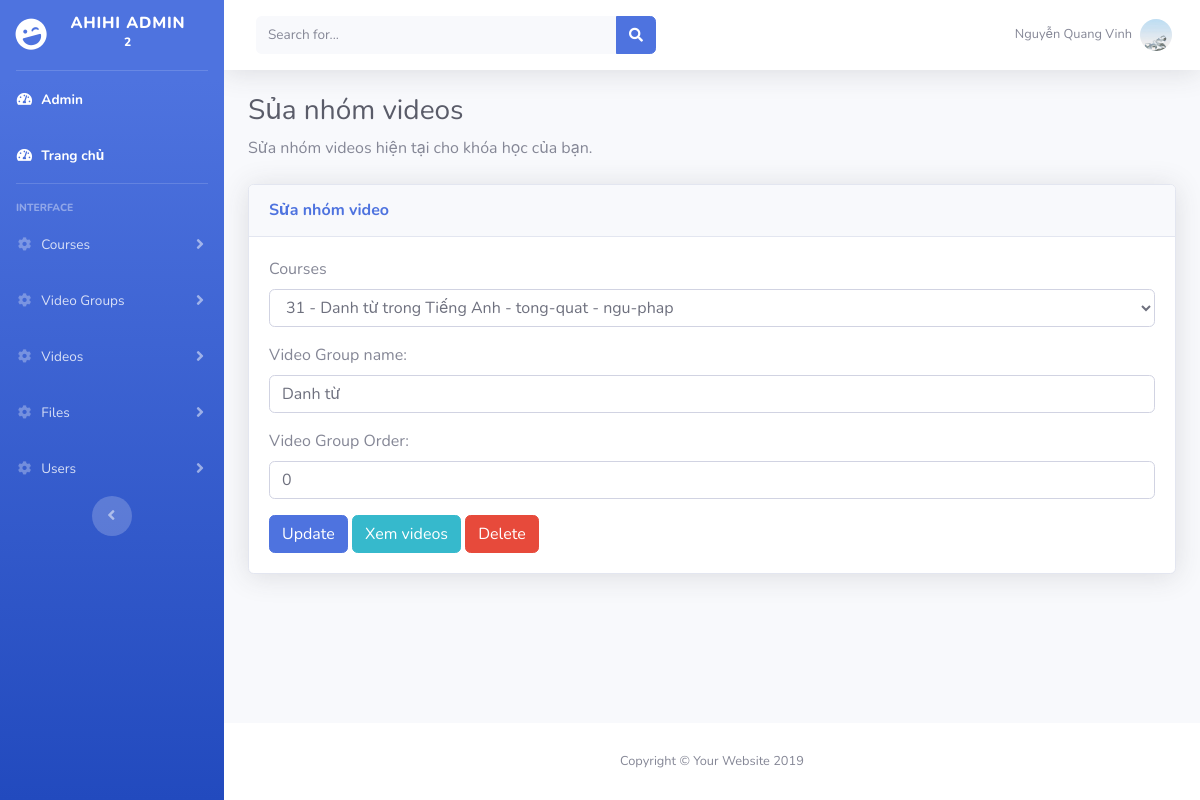
The app's page /horizontal/admin/pages/video_groups/video_groups_edit.php?id=31 (signed in) with its own data.
### tables this page shows
CREATE TABLE `video_groups` (
  `id` int(4) UNSIGNED NOT NULL,
  `course_id` int(2) UNSIGNED NOT NULL,
  `name` varchar(255) NOT NULL,
  `video_group_order` int(2) UNSIGNED NOT NULL
);

CREATE TABLE `courses` (
  `id` int(2) UNSIGNED NOT NULL,
  `topic` varchar(20) NOT NULL,
  `type` varchar(20) NOT NULL,
  `name` varchar(80) NOT NULL,
  `slug` varchar(80) NOT NULL,
  `short_description` varchar(255) NOT NULL,
  `long_description` text NOT NULL,
  `thumbnail` varchar(255) NOT NULL,
  `old_price` double DEFAULT NULL,
  `price` double DEFAULT NULL,
  `remaining_slots` int(3) DEFAULT NULL,
  `inner_description` varchar(50) NOT NULL,
  `course_order` int(2) UNSIGNED NOT NULL DEFAULT 0,
  `user_id` int(2) UNSIGNED NOT NULL,
  `is_active` int(1) UNSIGNED NOT NULL DEFAULT 1
);

### horizontal/admin/includes/classes/Course.php (called while the page is built, shortened)
<?php
class Course {
    private $db;
    public function __construct($db)
    {
        $this->db = $db;
    }
    public function get_all_courses() {
        $sql = "SELECT * FROM courses";
        return $this->db->query($sql)->fetchAll();
    }
}
?>

### horizontal/admin/includes/classes/VideoGroup.php (called while the page is built, shortened)
<?php
class VideoGroup {
    private $db;
    public function __construct($db)
    {
        $this->db = $db;
    }
    public function get_video_group_by_id($video_group_id) {
        $sql = "SELECT * FROM video_groups WHERE id = '$video_group_id'";
        return $this->db->query($sql)->fetch();
    }
}
?>

### horizontal/admin/pages/video_groups/video_groups_edit.php (the view, shortened to what this page needs)
<?php
include("../../../includes/connect_db.php");
include("../../includes/classes/Course.php");
include("../../includes/classes/VideoGroup.php");
$courseObj = new Course($db);
$coursesArr = $courseObj->get_all_courses();
$video_group_obj = new VideoGroup($db);
$video_group_id = $_GET['id'];
$current_video_group = $video_group_obj->get_video_group_by_id($video_group_id);
?>
<?php include("../../partials/header.php"); ?>
<?php include("../../partials/sidebar.php"); ?>
<?php include("../../partials/topbar.php") ?>
    <h1 class="h3 mb-2 text-gray-800">Sủa nhóm videos</h1>
    <p class="mb-4">Sửa nhóm videos hiện tại cho khóa học của bạn</a>.</p>
    <div class="card shadow mb-4">
        <div class="card-header py-3">
            <h6 class="m-0 font-weight-bold text-primary">Sửa nhóm video</h6>
        </div>
        <div class="card-body">
            <form method="POST" enctype="multipart/form-data">
                <div class="form-group">
                    <label for="course_id">Courses</label>
                    <select class="form-control" id="course_id" name="course_id">
                        <?php foreach ($coursesArr as $course): ?>
                            <option value="<?= $course['id'] ?>" <?php if ($current_video_group['course_id'] == $course['id']) echo "selected" ?>>
                                <?= $course['id'] . " - " . $course['name']  . " - " . $course['type']. " - " . $course['topic'] ?>
                            </option>
                        <?php endforeach; ?>
                    </select>
                </div>
                <div class="form-group">
                    <label for="video_group_name">Video Group name:</label>
                    <input type="text" class="form-control" id="video_group_name" name="video_group_name" value="<?= $current_video_group['name'] ?>">
                </div>
                <div class="form-group">
                    <label for="video_group_order">Video Group Order:</label>
                    <input required type="number" class="form-control" id="video_group_order" name="video_group_order" value="<?= $current_video_group['video_group_order'] ?>">
                </div>
                <button type="submit" name="submit_edit_video_group" class="btn btn-primary">Update</button>
                <a class="btn btn-info" href="../videos/videos_view.php?video_group_id=<?= $current_video_group['id'] ?>">Xem videos</a>
                <a href="video_groups_delete.php?id=<?= $current_video_group['id'] ?>" class="btn btn-danger" onclick="return confirm('Bạn có chắc muốn xóa không ?');">Delete</a>
            </form>
        </div>
    </div>
<?php include("../../partials/footer.php") ?>

### records on screen
video_groups: course_id "31 - Danh từ trong Tiếng Anh - tong-quat - ngu-phap", video_group_name "Danh từ", video_group_order "0"

### other values on screen
$_SESSION['user']['full_name'] "Nguyễn Quang Vinh"
